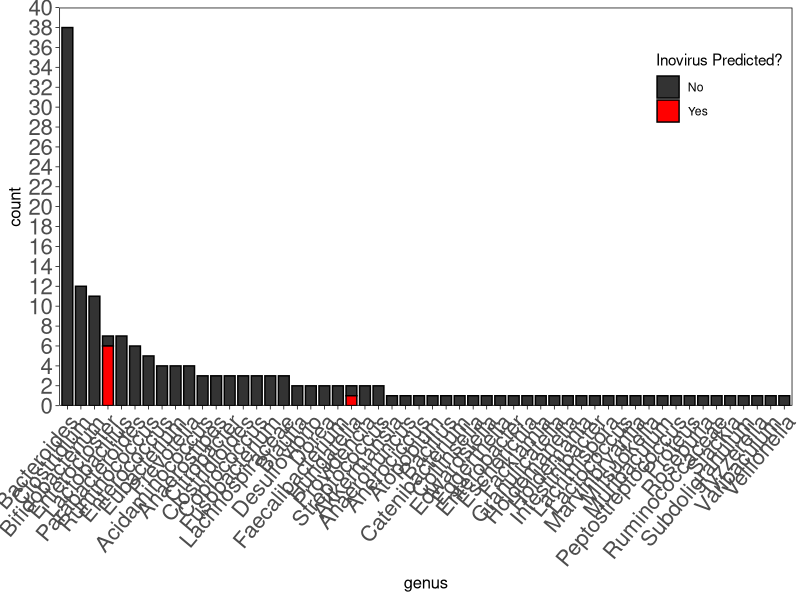
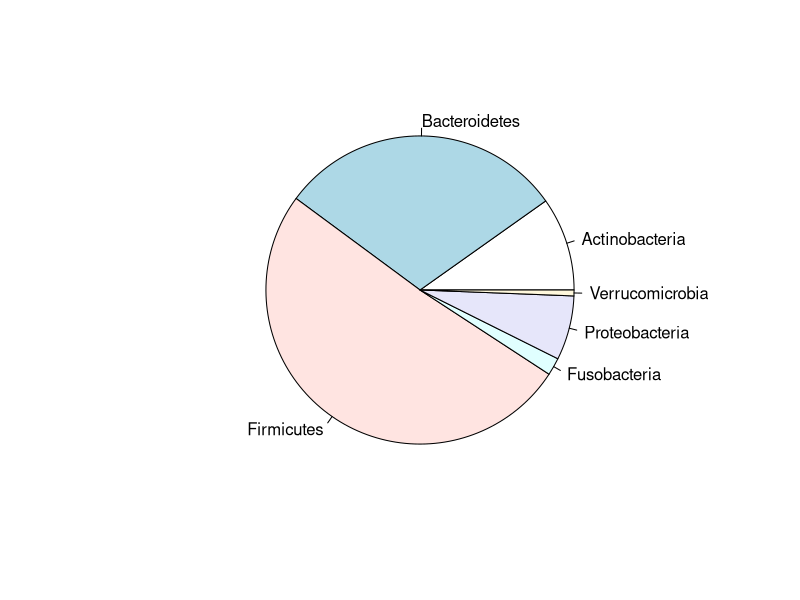

R code for these plots, in order:
## ---- chunk 1
library(tidyverse)
library(ggsci)
## ---- chunk 2
dat <- read_csv("Table_S1_han_et_al_list.csv") %>%
  mutate(genome_name = taxonomy)  %>%
  select(taxonomy, genome_name, dplyr::everything())
dat
## ---- chunk 3

dat_new <- dat %>% 
  mutate(genome_name = gsub("/", replacement = "_", genome_name, fixed = T)) %>%
  mutate(genome_name = gsub("-", replacement = "_", genome_name, fixed = T)) %>%
  mutate(genome_name = gsub(".", replacement = "", genome_name, fixed = T)) %>%
  mutate(genome_name = gsub("  ", replacement = "_", genome_name)) %>%
  mutate(genome_name = gsub(" ", replacement = "_", genome_name))

dat_new
## ---- chunk 4
#write_tsv(x = dat_new, file = "genome_list.tsv")
## ---- chunk 5
# names of strains with inovirus predictions
predictions <- c("Enterocloster_aldenensis_AM40_2AC",
                 "Enterocloster_bolteae_ATCC_BAA_613",
                 "Enterocloster_bolteae_WAL_14578_BEI_HM_318",
                 "Enterocloster_citroniae_WAL_17108_BEI_HM_315",
                 "Enterocloster_clostridioformis_2_1_49FAA_BEI_HM_306",
                 "Enterocloster_clostridioformis_WAL_7855_BEI_HM_317",
                 "Hungatella_hathewayi_WAL_18680_BEI_HM_308")

# add a column names predicted_inov
dat_inov <- dat_new %>%
  mutate(predicted_inov = if_else(genome_name %in% predictions, true = "Yes", false = "No"))
dat_inov
## ---- chunk 6
names <- dat_inov %>%
  group_by(genus) %>%
  summarise(n = n()) %>%
  arrange(desc(n)) %>%
  dplyr::select(genus) %>%
  pull
names

dat_inov$genus <- factor(dat_inov$genus, levels = names)
## ---- chunk 7
p <- dat_inov %>%
  #mutate(predicted_inov = factor(predicted_inov), predicted_inov = fct_inorder(predicted_inov)) %>%
  ggplot(aes(x = genus, fill = predicted_inov)) +
    geom_bar(color = "black", width = 0.8) +
    scale_fill_manual(values = c("grey20", "red")) +
    scale_y_continuous(limits = c(0,40), breaks = seq(0,40,2), expand = c(0,0)) +
  theme_light() +
  labs(fill = "Inovirus Predicted?") +
    theme(panel.border = element_rect(color = "black"),
        panel.grid = element_line(colour = "white"),
        axis.ticks = element_line(color = "black"),
        #strip.text.x = element_text(size=12, face="italic", color = "black"),
        strip.text.x = element_blank(),
        axis.title = element_text(size = 12),
        legend.position = c(0.90, 0.8),
        axis.text=element_text(size=16),
        axis.text.x=element_text(angle = 50, hjust = 1, vjust = 1)
    )
p
## ---- chunk 8
genus <- dat_inov %>%
  group_by(phylum) %>%
  dplyr::count() %>%
  ungroup() %>%
  select(1) %>%
  pull

values <- dat_inov %>%
  group_by(phylum) %>%
  dplyr::count() %>%
  ungroup() %>%
  select(2) %>%
  pull

pie(values, genus)
